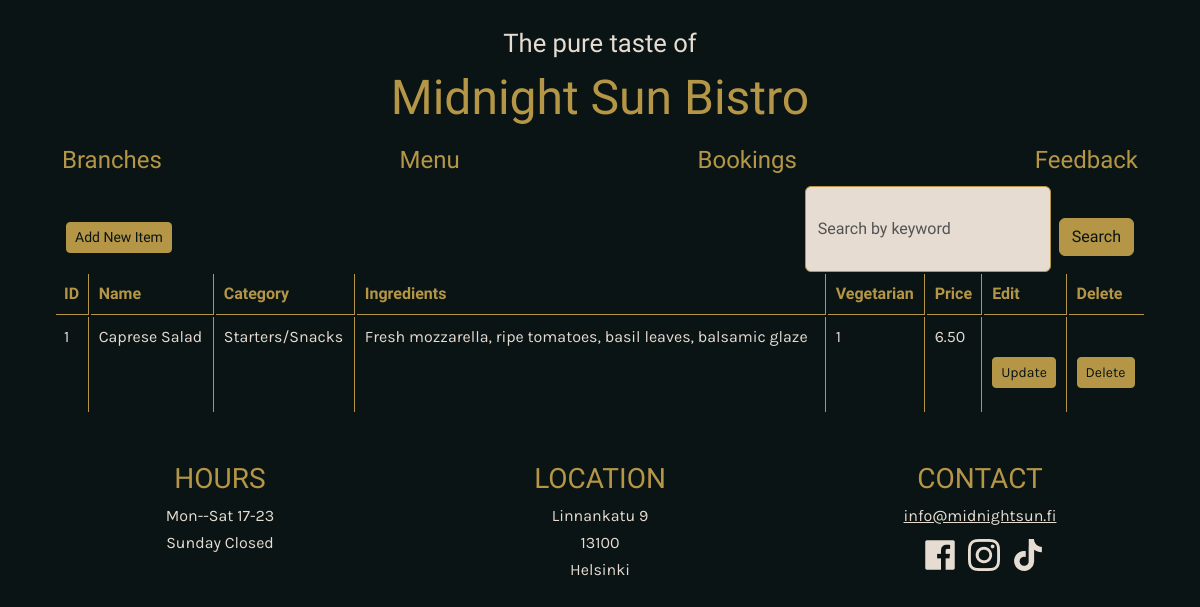
/feature10_menu_admin.php?keyword=Caprese Salad, run on the app's committed database.
### tables this page shows
CREATE TABLE IF NOT EXISTS `xingxing_menuItems` (
    `item_id` INT NOT NULL AUTO_INCREMENT , 
    `item_name` VARCHAR(100) NOT NULL , 
    `category` VARCHAR(50) NOT NULL , 
    `ingredients` TEXT NULL , 
    `vegetarian` BOOLEAN NULL , 
    `price` DECIMAL(8, 2) NOT NULL , 
    PRIMARY KEY (`item_id`));

### feature10_menu_admin.php (the view, shortened to what this page needs)
<?php
include_once 'layout/header.php';
include 'db_wxx.php';
$sql = "select * from xingxing_menuItems";
$result = $conn->query($sql);?>
<div class="container">
    <nav class="navbar" id="menu manage">
    <div class="container-fluid">
        <a href="menu_admin_create.php" class="btn btn-secondary btn-sm" role="button">Add New Item</a>
        <form method="get" action="<?php echo htmlspecialchars($_SERVER["PHP_SELF"]); ?>" class="d-flex" role="search">
        <input class="form-control me-2 " type="search" placeholder="Search by keyword" name="keyword" aria-label="Search">
        <button class="btn btn-outline-success" type="submit">Search</button>
        </form>
    </div>
    </nav>
<?php
if (isset($_GET['keyword'])) {
    $keyword = $_GET['keyword'];
    $sql = "SELECT * FROM xingxing_menuItems WHERE item_name LIKE '%$keyword%' OR category LIKE '%$keyword%' OR ingredients LIKE '%$keyword%'";
} else {
    $sql = "SELECT * FROM xingxing_menuItems";
}
$result = $conn->query($sql);
?>
    <table class="table table-responsive" id="admin-menu-table">
    <tr>
    <th>ID</th>
    <th>Name</th>
    <th>Category</th>
    <th>Ingredients</th>
    <th>Vegetarian</th>
    <th>Price</th>
    <th>Edit</th>
    <th>Delete</th>
    </tr>
    <?php
    if($result ->num_rows > 0) {
        while($row = $result ->fetch_assoc()){
    ?>
    <tr>
    <td><?php echo $row["item_id"]; ?></td>
    <td><?php echo $row["item_name"]; ?></td>
    <td><?php echo $row["category"]; ?></td>
    <td><?php echo $row["ingredients"]; ?></td>
    <td><?php echo $row["vegetarian"]; ?></td>
    <td><?php echo $row["price"]; ?></td>
    <td><a href="menu_admin_update.php?item_id=<?php echo $row['item_id']; ?>" class="btn btn-secondary btn-sm" role="button">Update</a></td>
    <td><a data-item-id="<?php echo $row['item_id']; ?>" class="btn btn-outline-secondary btn-sm delete-btn" role="button">Delete</a></td>
    </tr>
    <?php
    }
    }
    else
    {
        echo "no results";
    }
    ?>
    </table>
</div>
<?php include 'layout/footer.php' ?>

### layout/css/site.css (style rules this page uses)
body { background-color: #0A1414; font-family: 'Karla', sans-serif; font-size: 1rem; color: #E6DCD2; padding-top: 1.5rem; padding-bottom: 1.5rem; }
h1, h2, h3, h4, h5, h6, tr, th { font-family: 'Markazi Text', serif !important; color: #B49646 !important; }
td { font-family: 'Karla', sans-serif !important; color: #E6DCD2 !important; }
th, td { background-color: #0A1414 !important; }
nav { padding: 0 !important; font-family: 'Markazi Text', serif; }
.btn { background-color: #B49646; border-color: #B49646; color: #0A1414 !important; margin-top: 2rem; margin-bottom: 1rem; }
.form-control { background: #E6DCD2; border-color: #B49646; }
.table { border-collapse: separate; }
.table th, .table td { border-right: 1px solid #B49646; }
.table th:first-child, .table td:first-child { border-left: none; }
.table tr { border-bottom: 1px solid #B49646; }
.table th:last-child, .table td:last-child { border-right: none; }
.table tr:last-child td { border-bottom: none; }

### data on the page
xingxing_menuitems: item_id "1", item_name "Caprese Salad", category "Starters/Snacks", ingredients "Fresh mozzarella, ripe tomatoes, basil leaves, balsamic glaze", vegetarian "1", price "6.50"

### other printed values
$link["name"] "Branches"
$link["name"] "Menu"
$link["name"] "Bookings"
$link["name"] "Feedback"
